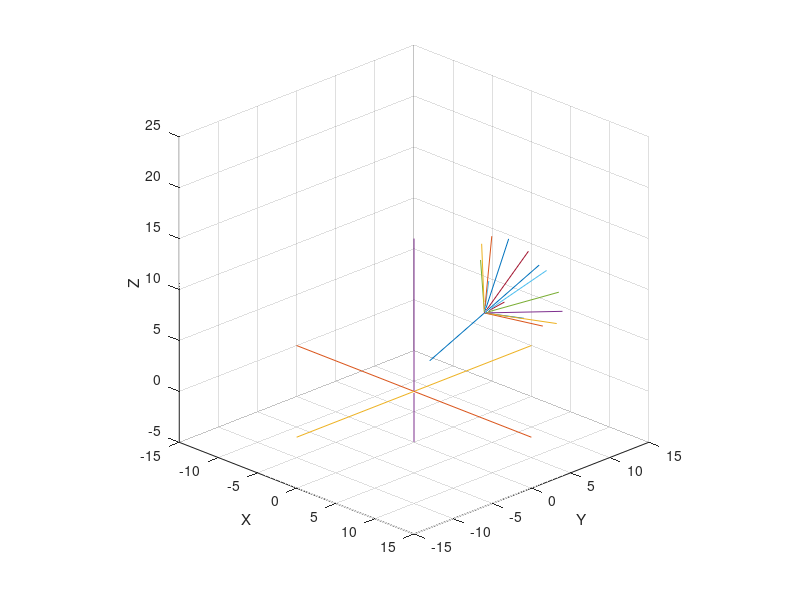

Write MATLAB code to recreate this figure.
function [varargout] = rotat4(varargin)

clc; close all; clear all;

%==================================================%
%					SETUP
%--------------------------------------------------%

if nargin == 2
	rot=varargin{1};
	azel=varargin{2};
	do2D=0; do3D=1;
elseif nargin == 1 
	rot=varargin{1};
	azel = [-60 25];
	do2D=0; do3D=1;
else
	rot = [10 0];
	rot1 = rot;
	azel = [-60 25];
	do2D=0; do3D=1;
	sz = [2.5e-3 2.5e-3 1.6 1.2];
end


Ovec = [1.0 28.7 56.4 84.1 111.8 139.5 167.2 194.8 222.5 250.2 277.9 305.6 333.3];
Ovec = Ovec - 180;

%==================================================%
%					3D ROTATION
%--------------------------------------------------%
if do3D
%------------



% STARTING ACTIN FILAMENT SETUP
%---------------------------------------------%
% unitsratio('rad', 'deg')
rad2dg = 180/pi;
dg2rad = 1/(180/pi);
rad360 = 2*pi;

% PHI THETA PSY EULER ANGLES
%---------------------------
phi = 0 *dg2rad;			% Phi Z Rotation
tta = 0 *dg2rad;			% Theta X Rotation
psy = 0 *dg2rad;			% Psy Z Rotation
%---

% XYZ VECTOR LOCATION
%---------------------------
Origin = [1; 1; 3];	% XYZ Origin 
Tip = [5; 4; 8];	% XYZ Tip



Length = sqrt(sum((Tip - Origin).^2));
uv = (Tip - Origin) ./ Length;
uvRTip = ARxFun(uv, phi, tta, psy);
TipN = uvRTip .* Length + Tip;

% crossP = cross(Tip,TipN);
% TipN = crossP;

crossP = cross(uv,uvRTip);
ttaCP = acosd(crossP);
TipN = crossP .* Length + TipN;

OriginO = Origin;
TipO = TipN;
%---------------------------------------------%

%{.
%---------------------------------------------%
nFils = 13;
for iFil = 1:nFils
	
	FilID = mod(iFil,13)+1;
	phi = Ovec(FilID) *dg2rad;	% Phi Z Rotation
	tta = 70 *dg2rad;			% Theta X Rotation
	psy = 0 *dg2rad;			% Psy Z Rotation

	
	Length = sqrt(sum((Tip - Origin).^2));
	uv = (Tip - Origin) ./ Length;
	uvRTip = ARxFun(uv, phi, tta, psy);
	TipN = uvRTip .* Length + Tip;
	
	Oxyz(:,iFil) = Tip;
	Txyz(:,iFil) = TipN;

end
%---------------------------------------------%
%}

%{
%---------------------------------------------%
phi = 0;			% Phi Z Rotation
tta = -70;			% Theta X Rotation
psy = 0;			% Psy Z Rotation
phi=phi*dg2rad;
tta=tta*dg2rad;
psy=psy*dg2rad;
%---

for iFil = 1:nFils
	
	[Oxyz1] = ARxFun(Oxyz0, phi, tta, psy);
	[Txyz1] = ARxFun(Txyz0, phi, tta, psy);
	
	%------------------
	% OTm = (Oxyz1 - Oxyz0);
	% Oxyz1 = Oxyz1 - OTm;
	% Txyz1 = Txyz1 - OTm;
	%------------------
	
	Oxyz(:,iFil) = ARxFun(Oxyz(:,iFil), phi, tta, psy);
	Txyz(:,iFil) = ARxFun(Txyz(:,iFil), phi, tta, psy);
	
	% Txyz(3,iFil) = abs(Txyz(3,iFil));
	
end
%---------------------------------------------%
%}




sFilO = [-15 0 0; 0 -15 0; 0 0 -5];
sFilT = [15 0 0; 0 15 0; 0 0 15];
Oxyz = cat(2,sFilO,Oxyz);
Txyz = cat(2,sFilT,Txyz);

%---------------------------------------------%
for nfil = 1:numel(Oxyz(1,:))
OT(nfil).x = [Oxyz(1,nfil); Txyz(1,nfil)];
OT(nfil).y = [Oxyz(2,nfil); Txyz(2,nfil)];
OT(nfil).z = [Oxyz(3,nfil); Txyz(3,nfil)];
end
OTx = [OT(:).x];
OTy = [OT(:).y];
OTz = [OT(:).z];
%------------------
OTxR = abs(OTx(2,:) - OTx(1,:));
OTyR = abs(OTy(2,:) - OTy(1,:));
OTzR = abs(OTz(2,:) - OTz(1,:));
for rlen = 1:numel(OTx(1,:))
flen(rlen) = sqrt(OTxR(rlen)^2 + OTyR(rlen)^2 + OTzR(rlen)^2);
OT(rlen).flen = flen(rlen);
end
OTflen = [OT(:).flen];
disp([Length OTflen])
%------------------

OTx = cat(2,[OriginO(1) TipO(1)]',OTx);
OTy = cat(2,[OriginO(2) TipO(2)]',OTy);
OTz = cat(2,[OriginO(3) TipO(3)]',OTz);

%------------------
FigAnime(OTx, OTy, OTz);
%------------------


%----------------------------------------
end
%==================================================%



keyboard
%==================================================%
% OTx = [OT(:).x];
% OTy = [OT(:).y];
% OTz = [OT(:).z];
% OTflen = [OT(:).flen];
% varargout = {OTx, OTy, OTz, OTflen};

varargout = {OT};
%==================================================%

end



%{

% F1
%------------------
Oxyz1 = Origin;
Txyz1 = Tip;
% Oxyz1 = rotfun(Origin, phi, tta, psy);
% Txyz1 = rotfun(Tip, phi, tta, psy);
%------------------


% F2
%------------------
Oxyz2 = rotfun(Oxyz1, phi, tta, psy);
Txyz2 = rotfun(Txyz1, phi, tta, psy);
%---
% OTcor = (Oxyz2 - Oxyz1);
% Oxyz2 = Oxyz2 - OTcor;
% Txyz2 = Txyz2 - OTcor;
%------------------


% F3
%------------------
% Oxyz3 = rotfun(Txyz2, phi, tta, psy);
% Txyz3 = rotfun(Txyz2+1, phi, tta, psy);
% %---
% OTcor = (Oxyz3- Oxyz2);
% Oxyz3 = Oxyz3 - OTcor;
% Txyz3 = Txyz3 - OTcor;
%------------------
[Oxyz3 OARx OQ OQRx] = ARxFun(Oxyz2, phi, tta, psy);
[Txyz3 TARx TQ TQRx] = ARxFun(Txyz2, phi, tta, psy);
%------------------


% F4
%------------------
[Oxyz4 OARx OQ OQRx] = ARxFun(Oxyz3, phi, tta, psy);
[Txyz4 TARx TQ TQRx] = ARxFun(Txyz3, phi, tta, psy);
%------------------
%---
% R = Length;
% Tx = R * sind(tta) * cosd(phi) + Ox;
% Ty = R * sind(tta) * sind(phi) + Ox;
% Tz = R * cosd(tta) + Oz;
%------------------




% fDPhi = @(xyz,phi) ([cos(phi) sin(phi) 0; -sin(phi) cos(phi) 0; 0 0 1] * xyz);
% fCTta = @(xyz,tta) ([1 0 0; 0 cos(tta) sin(tta); 0 -sin(tta) cos(tta)] * xyz);
% fBPsy = @(xyz,psy) ([cos(psy) sin(psy) 0; -sin(psy) cos(psy) 0; 0 0 1] * xyz);

Tx = R * sind(tta) * cosd(phi) + Ox;
Ty = R * sind(tta) * sind(phi) + Ox;
Tz = R * cosd(tta) + Oz;

theta = (Ovec-180)*pi/180;
r = 2*ones(size(theta));
[u,v] = pol2cart(theta,r);
feather(u,v);

OTx = {OT(:).x}
OTy = {OT(:).y}
OTz = {OT(:).z}

[OTx{1}(:)]
[OTx{:}]

OTx = [OT(:).x]

% for rlen = 1:numel(xp(:,1))
% flen(rlen) = sqrt(xp(rlen,2)^2 + yp(rlen,2)^2 + zp(rlen,2)^2);
% end
% disp(flen)


view([25 25])
campos([25,-25,25])

% for rotfig = 1:10
% 	figure(Fh1)
% 	view(azel+rot)
% 	rot = rot+rot1;
% 	pause(.3)
% end

% figure(Fh1)
% axis vis3d
% for i=1:36
%    % camorbit(10,0,'camera','z')
%    camorbit(10,0,'camera','z')
%    % pause(.2)
%    drawnow
% end


a11	= cos(psi)*cos(phi) - cos(theta)*sin(phi)*sin(psi)
a12	= cos(psi)*sin(phi) + cos(theta)*cos(phi)*sin(psi)
a13	= sin(psi)*sin(theta)
a21	= -sin(psi)*cos(phi) - cos(theta)*sin(phi)*cos(psi)
a22	= -sin(psi)*sin(phi) + cos(theta)*cos(phi)*cos(psi)
a23	= cos(psi)*sin(theta)
a31	= sin(theta)*sin(phi)
a32	= -sin(theta)*cos(phi)
a33	= cos(theta)
ARx  = [a11 a12 a13; 
		a21 a22 a23; 
		a31 a32 a33];

RxA = [1 0 0; 0 cos(a) sin(a); 0 -sin(a) cos(a)];
RyB = [cos(b) 0 -sin(b); 0 1 0; sin(b) 0 cos(b)];
RzG = [cos(g) sin(g) 0; -sin(g) cos(g) 0; 0 0 1];


RdPhi = [1			0			0;
		 0			cos(Phi)	sin(Phi);
		 0			-sin(Phi)	cos(Phi)]
	 
RcTta = [cos(Tta)	0			-sin(Tta); 
		 0			1			0; 
		 sin(Tta)	0			cos(Tta)]
	 
RbPsi = [cos(Psi)	sin(Psi)	0; 
		 -sin(Psi)	cos(Psi)	0; 
		 0			0			1]

RaMx  = [a11 a12 a13; 
		 a21 a22 a23; 
		 a31 a32 a33];


      |
      |
      |     /|
      |    / |
      | ? /  |
      |  /   |
      | /    |
      |/_____|_________
     /  \    |
    /     \  |
   /  ?     \|   
  /
 /
/

% radPdeg = unitsratio('radian', 'degrees')
% degPrad = unitsratio('degrees', 'radian')

% 2D Rotation Matrix
% R2dMx = [cos(Tta) -sin(Tta); sin(Tta) cos(Tta)];
% fR2dMx = @(ang) [cos(ang) -sin(ang); sin(ang) cos(ang)];
% fR2dMx(Tta)

r = vrrotvec([1 1 1],[1 2 3])

ax = 1
ay = 1
az = 1
t = 70

M = makehgtform('xrotate',t) 
M = makehgtform('yrotate',t) 
M = makehgtform('zrotate',t) 
M = makehgtform('axisrotate',[ax,ay,az],t) 

M = makehgtform('xrotate',t) returns a transform that rotates around the x-axis by t radians.
M = makehgtform('yrotate',t) returns a transform that rotates around the y-axis by t radians.
M = makehgtform('zrotate',t) returns a transform that rotates around the z-axis by t radians.
M = makehgtform('axisrotate',[ax,ay,az],t) Rotate around axis [ax ay az] by t radians.


? (or phi ? ?) alpha is the angle between the x axis and the N axis.
? (or theta ?) beta is the angle between the z axis and the Z axis.
? (or psi ?) gamma is the angle between the N axis and the X axis.

This definition implies that:

? represents a rotation around the z axis,
? represents a rotation around the N axis,
? represents a rotation around the Z axis.

for ? and ?, the range is defined modulo 2? radians. A valid range could be [??,??].
for ?, the range covers ? radians (but is not modulo ?)

? = atan2(z1, -z2)
? = arccos(Z3)
? = atan2(X3, Y3)

[x,y,z] = sph2cart(THETA,PHI,R)

xyzO = [0;
		0;
		0];

xyzT = [5;
		5;
		5];

xyzA = [45;
		20;
		70];

RxA = [1 0 0; 0 cos(a) sin(a); 0 -sin(a) cos(a)];
RyB = [cos(b) 0 -sin(b); 0 1 0; sin(b) 0 cos(b)];
RzG = [cos(g) sin(g) 0; -sin(g) cos(g) 0; 0 0 1];


% RdPhi = [1 0 0; 0 cos(Phi) sin(Phi); 0 -sin(Phi) cos(Phi)];
% RcTta = [cos(Tta) 0 -sin(Tta); 0 1 0; sin(Tta) 0 cos(Tta)];
% RbPsi = [cos(Psi) sin(Psi) 0; -sin(Psi) cos(Psi) 0; 0 0 1];

% RaMx  = [	a11 a12 a13 ; 
%			a21 a22 a23 ; 
%			a31 a32 a33 ];


% nO1 = fDPhi(Oxyz,zPhi)
% nO2 = fCTta(nO1,xTta)
% nO3 = fBPsy(nO2,zPsy)
% nT1 = fDPhi(Txyz,zPhi)
% nT2 = fCTta(nT1,xTta)
% nT3 = fBPsy(nT2,zPsy)

% nO4 = fDPhi(nO3,zPhi)
% nO5 = fCTta(nO4,xTta)
% nO6 = fBPsy(nO5,zPsy)
% nO6 = nT3;
% nT4 = fDPhi(nT3,zPhi)
% nT5 = fCTta(nT4,xTta)
% nT6 = fBPsy(nT5,zPsy)

% xp = [origin0 tip0; 
%       origin1 tip1]
% xp = [Oxyz(1) Txyz(1); nO3(1) nT3(1); nO6(1) nT6(1)];
% yp = [Oxyz(2) Txyz(2); nO3(2) nT3(2); nO6(2) nT6(2)];
% zp = [Oxyz(3) Txyz(3); nO3(3) nT3(3); nO6(3) nT6(3)];


% Set or get the value of the camera view angle
% camva
% to half or double the zoom use: camzoom(.5) or camzoom(2)
% camzoom(.5)

% vis3d
% campos([-10,-25,25])
% camzoom(.12)


%------------------
% Tx = R * sind(tta) * cosd(phi) + Ox;
% Ty = R * sind(tta) * sind(phi) + Ox;
% Tz = R * cosd(tta) + Oz;

Oxyz3 = Txyz2;
R = 14.1421;

Tx = R * sind(phi) * cosd(tta) + Oxyz3(1);
Ty = R * sind(phi) * sind(tta) + Oxyz3(2);
Tz = R * cosd(phi) + Oxyz3(3);

Txyz3 = [Tx Ty Tz]';

% Txyz3 = rotfun([Tx Ty Tz]', phi, tta, psy);
%------------------


%------------------
% Tx = R * sin(tta) * cos(phi) + Ox;
% Ty = R * sin(tta) * sin(phi) + Ox;
% Tz = R * cos(tta) + Oz;
keyboard
n = ones(3);
p = ones(3);
nxyz = cos(phi) * eye(3) + (1 - cos(p)) * (n.*n) + sin(p) *... 
[0 n(3) -n(2); -n(3) 0 n(1); n(2) -n(1) 0]
%------------------

%}



%==================================================%
%				ROTATION FUNCTION
%--------------------------------------------------%
function [fBPsy] = rotfun(xyz, phi, tta, psy)

fDPhi = ([cos(phi) sin(phi) 0; -sin(phi) cos(phi) 0; 0 0 1] * xyz);
fCTta = ([1 0 0; 0 cos(tta) sin(tta); 0 -sin(tta) cos(tta)] * fDPhi);
fBPsy = ([cos(psy) sin(psy) 0; -sin(psy) cos(psy) 0; 0 0 1] * fCTta);

end


%==================================================%
%				FIGURE SETUP FUNCTION
%--------------------------------------------------%
function [varargout] = FigSetup(varargin)

scsz = get(0,'ScreenSize');


if nargin == 1 
	Fnum=varargin{1};
	pos = scsz./[2.5e-3 2.5e-3 1.5 2];
elseif nargin == 2
	Fnum=varargin{1};
	pos=scsz./varargin{2};
else
	Fnum=1;
	pos = scsz./[2.5e-3 2.5e-3 1.5 2];
end

Fh = figure(Fnum);
set(gcf,'OuterPosition',pos,'Color',[.9,.9,.9])
varargout = {Fh};

end



%==================================================%
%				FIGURE SETUP FUNCTION
%--------------------------------------------------%
function [varargout] = FigAnime(OTx, OTy, OTz, varargin)


%----------------------------------------
%		FIGURE SETUP
%----------------------------------------
sz = [2.5e-3 2.5e-3 1.6 1.2];
Fh1 = FigSetup(1,sz);
%------------
figure(Fh1)
plot3(OTx,OTy,OTz)
axis([-15 15 -15 15 -5 25])
xlabel('X');ylabel('Y');zlabel('Z');
grid on;


% figure(Fh1)
camP0 = campos;
camT0 = camtarget;

nfram = 50;
cxp = linspace(-10,25,nfram);
for cf = 1:nfram
    campos([cxp(cf),-25,25])
    drawnow
	pause(.02)
end


% figure(Fh1)
camP1 = campos;
camT1 = camtarget;



% camT = camT1+5;
camT = camT1;
cTx = 5;
cTy = -5;
cTz = 10;
nfram = 30;
cxt = fliplr(linspace(camT(1)-cTx,camT(1),nfram));
cyt = fliplr(linspace(camT(2)-cTy,camT(2),nfram));
czt = fliplr(linspace(camT(3)-cTz,camT(3),nfram));
cxt = [cxt fliplr(cxt)];
cyt = [cyt fliplr(cyt)];
czt = [czt fliplr(czt)];

for cf = 1:nfram*2
	camtarget([cxt(cf),cyt(cf),czt(cf)])
    drawnow
	pause(.01)
end


% figure(Fh1)
% campos(camP1)
% camtarget(camT1)

% [cpxyz] = campos;
% nfram = 50;
% cxp = linspace(0,2,nfram);
% for cf = 1:nfram
%     campos([cxp(cf),-25,25])
%     drawnow
% 	pause(.03)
% end


figure(Fh1)
view(0,0)
pause(1)
view(0,90)
pause(1)
view(90,0)
pause(1)
view(18,28)

varargout = {campos, camtarget};

end





%==================================================%
%				ROTATION FUNCTION
%--------------------------------------------------%
function [Rxyz varargout] = ARxFun(xyz, phi, tta, psy)

%---------------------------
Dphi = ([cos(phi) sin(phi) 0; -sin(phi) cos(phi) 0; 0 0 1] * xyz);
Ctta = ([1 0 0; 0 cos(tta) sin(tta); 0 -sin(tta) cos(tta)] * Dphi);
Bpsy = ([cos(psy) sin(psy) 0; -sin(psy) cos(psy) 0; 0 0 1] * Ctta);
%---
ERx = Bpsy;
%---------------------------


%---------------------------
Q = [
(cos(psy)*cos(tta)*cos(phi) - sin(psy)*sin(phi)),...
(sin(psy)*cos(tta)*cos(phi) + cos(psy)*sin(phi)), (-sin(tta)*cos(phi));
(-cos(psy)*cos(tta)*sin(phi) - sin(psy)*cos(tta)),...
(-sin(psy)*cos(tta)*sin(phi) + cos(psy)*cos(phi)), (sin(tta)*sin(phi));
(cos(psy)*sin(tta)), (sin(psy)*sin(tta)), (cos(tta))];
%---
QRx = Q*xyz;
%---------------------------


%---------------------------
a11	= cos(psy)*cos(phi) - cos(tta)*sin(phi)*sin(psy);
a12	= cos(psy)*sin(phi) + cos(tta)*cos(phi)*sin(psy);
a13	= sin(psy)*sin(tta);
a21	= -sin(psy)*cos(phi) - cos(tta)*sin(phi)*cos(psy);
a22	= -sin(psy)*sin(phi) + cos(tta)*cos(phi)*cos(psy);
a23	= cos(psy)*sin(tta);
a31	= sin(tta)*sin(phi);
a32	= -sin(tta)*cos(phi);
a33	= cos(tta);
AMx  = [a11 a12 a13;
		a21 a22 a23; 
		a31 a32 a33];
%---
ARx = AMx * xyz;
%---------------------------


%---------------------------
Rxyz = ERx;
Rxyz = QRx;
Rxyz = ARx;
%---------------------------
varargout = {ARx, QRx, ERx};

end


%==================================================%
%				ROTATION FUNCTION
%--------------------------------------------------%
function [t1 t2 t3] = EulerAng(A,rotSet,space)
%INPUT
% A 3x3 Direction Cosine Matrix
% rotSet 1x3 (or 3x1) array of rotation axes to use
% space logical, true for Space rotation, false for Body
%OUTPUT
% t1,t2,t3 Euler angles (in radians)
% assumes Body rotations unless told otherwise

% n = length(unique(rotSet));
n = numel(rotSet);


if ~exist('space','var')
	space = false; 
end


ax2neginds = [8 ,3 ,4]; %negative elements for 2 axis rotations
i = rotSet(1); j = rotSet(2);

switch n
	case 3
		A = A .* [1 -1 1; 1 1 -1; -1 1 1];
		if space, A = A.';end
		k = rotSet (3);
		c2 = sqrt(A(i,i)^2 + A(i,j)^2);
		t1 = atan2(A(j,k) / c2,A(k,k) / c2);
		t2 = atan2(A(i,k),c2);
		t3 = atan2(A(i,j) / c2,A(i,i) / c2);
	case 2
		A(ax2neginds(j)) = -A(ax2neginds(j));
		if space, A = A.';end
		p = 6 - (i+j); %element missing from rotSet
		s2 = sqrt(A(i,p)^2 + A(i,j)^2);
		t1 = atan2(A(j,i) / s2,A(p,i) / s2);
		t2 = atan2(s2,A(i,i));
		t3 = atan2(A(i,j) / s2,A(i,p) / s2);
end

end









